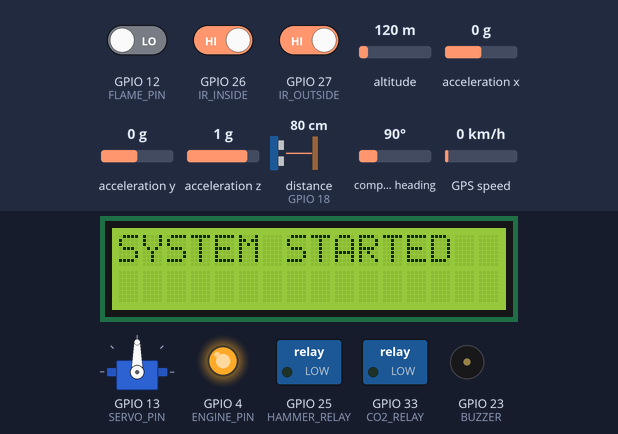
A sketch run on a simulated ESP32. Shown: 16×2 character LCD, servo, switched loads named in the sketch (green lamp = pin HIGH), output pins drawn as LEDs (lit = HIGH), buzzer (waves = sounding, pin HIGH). Inputs (shaded band) come from the test bench; at power-on: distance to the obstacle (sensor on GPIO 18) 80 cm, GPIO 12 (FLAME_PIN) LOW, GPIO 26 (IR_INSIDE) HIGH, GPIO 27 (IR_OUTSIDE) HIGH, altitude 120 m, acceleration x 0 g, acceleration y 0 g, acceleration z 1 g, compass heading 90°, GPS speed 0 km/h. The echo pulse lasts 58.3 µs per cm; the GPS gets a fix after 3 s at 37.7749, -122.4194 with 8 satellites; the modem accepts every AT command (registered, SIM ready, sends succeed) and sends nothing else; pins used as bus, display or sensor lines are not drawn; what the sketch prints to the serial monitor is not drawn.

Above: at 5.1 s.
At 8.2 s:
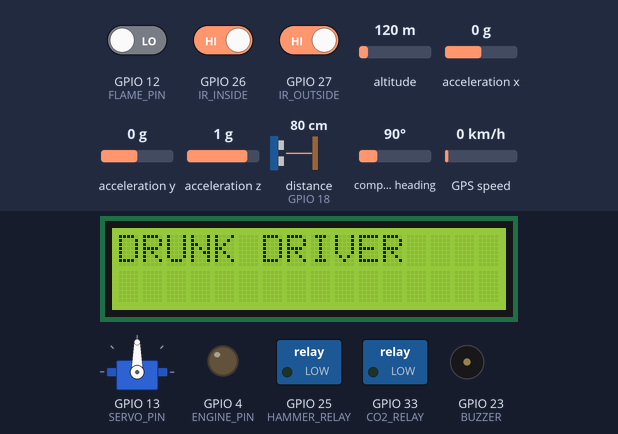
8.3 s: distance to the obstacle (sensor on GPIO 18) set to 54 cm
At 17.1 s:
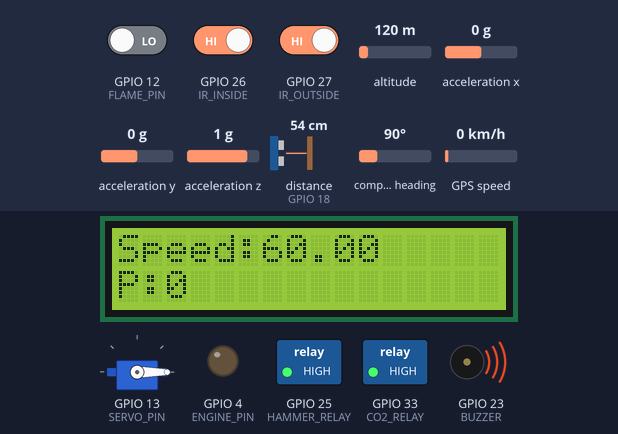
17.5 s: distance to the obstacle (sensor on GPIO 18) set to 45 cm
Timing chart, 0 to 20.5 s (numbered marks = the images above; inputs shaded):
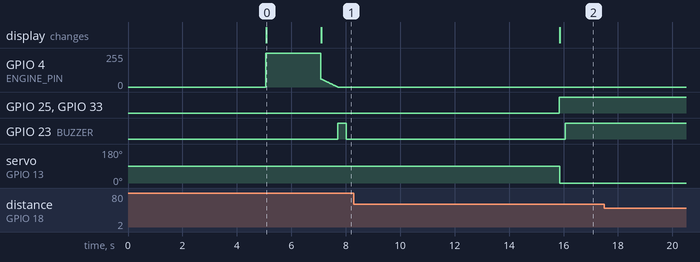

Measured:
- after the input at 17.5 s, every drawn part: stays the same
- what the display in image 0 shows lasts 2.0 s, from 5.1 s to 7.1 s

The sketch:

smart_bus.ino
```cpp
#include <ESP32Servo.h>
#include <Wire.h>
#include <LiquidCrystal_I2C.h>
#include <Adafruit_Sensor.h>
#include <Adafruit_ADXL345_U.h>
#include <TinyGPSPlus.h>
#include <HardwareSerial.h>
TinyGPSPlus gps;
HardwareSerial gpsSerial(1);  // UART1
HardwareSerial gsmSerial(2);  // UART2

String phoneNumber = "+919392379850";
#define ENGINE_PIN 4
#define BUZZER 23
#define HAMMER_RELAY 25
#define CO2_RELAY 33
#define SERVO_PIN 13

#define ALCOHOL_PIN 34
#define SMOKE_PIN 35
#define FLAME_PIN 12
#define RAIN_PIN 14
#define POT_SPEED 32

#define TRIG1 5
#define ECHO1 18

#define IR_OUTSIDE 27
#define IR_INSIDE 26

LiquidCrystal_I2C lcd(0x26, 16, 2);
Adafruit_ADXL345_Unified accel = Adafruit_ADXL345_Unified();
Servo guardServo;

int passengerCount = 0;
float busSpeed = 0;
int enginePWM = 0;
int distance = 0;
int accelPWM;
int alcoholThreshold = 600;
int smokeThreshold = 600;

bool emergencyLock = false;

int engineSpeed = 255;


void setup() {

  Serial.begin(115200);

  Wire.begin(21, 22);
  lcd.init();
  lcd.backlight();

  accel.begin();

  pinMode(ENGINE_PIN, OUTPUT);
  pinMode(BUZZER, OUTPUT);
  pinMode(HAMMER_RELAY, OUTPUT);
  pinMode(CO2_RELAY, OUTPUT);

  pinMode(FLAME_PIN, INPUT);
  pinMode(RAIN_PIN, INPUT);
  pinMode(IR_OUTSIDE, INPUT);
  pinMode(IR_INSIDE, INPUT);

  pinMode(TRIG1, OUTPUT);
  pinMode(ECHO1, INPUT);
  // GPS
  gpsSerial.begin(9600, SERIAL_8N1, 16, 17);

  // GSM
  gsmSerial.begin(9600, SERIAL_8N1, 2, 15);

  delay(3000);

  gsmSerial.println("AT");
  delay(1000);
  gsmSerial.println("AT+CMGF=1");
  delay(1000);

  guardServo.attach(SERVO_PIN);

  analogWrite(ENGINE_PIN, 255);

  lcd.setCursor(0, 0);
  lcd.print("SYSTEM STARTED");
  Serial.println("SYSTEM STARTED");

  delay(2000);
  lcd.clear();
}


void loop() {

  if (emergencyLock) {
    analogWrite(ENGINE_PIN, 0);
    digitalWrite(BUZZER, HIGH);
    return;
  }

  updateSpeedFromPot();
  passengerCounter();
  checkAlcohol();
  checkAccident();
  checkFireAndCO2();
  checkUltrasonic();
  displayStatus();

  delay(200);
}

// ...................SPEED.............
void updateSpeedFromPot() {

  int val = analogRead(POT_SPEED);
  busSpeed = map(val, 0, 4095, 0, 120);

  Serial.print("Speed: ");
  Serial.println(busSpeed);

  analogWrite(ENGINE_PIN, busSpeed);
}
// ---------------- ULTRASONIC ----------------
void checkUltrasonic() {

  digitalWrite(TRIG1, LOW);
  delayMicroseconds(2);
  digitalWrite(TRIG1, HIGH);
  delayMicroseconds(10);
  digitalWrite(TRIG1, LOW);

  long duration = pulseIn(ECHO1, HIGH, 30000);
  distance = duration * 0.034 / 2;

  Serial.print("Ultrasonic Distance: ");
  Serial.println(distance);

  if ((busSpeed < 45 && distance < 20) || (busSpeed > 45 && distance < 50)) {
    guardServo.write(90);
    lcd.clear();
    lcd.setCursor(0, 0);
    lcd.print("Speed:");
    lcd.print(busSpeed);
    lcd.setCursor(0, 1);
    lcd.print("GUARD ACTIVATED ");

  } else {
    guardServo.write(0);
  }
}
// ---------------- DURING RAIN ----------------
void updateEngineFromAccelerator() {

  int rainValue = analogRead(RAIN_PIN);
  int rainLevel = map(rainValue, 0, 4095, 0, 100);

  int speedLimit = busSpeed;

  if (rainLevel > 70) speedLimit = 70;
  else if (rainLevel >= 40 && rainLevel <= 50) speedLimit = 150;

  if (accelPWM > speedLimit)
    enginePWM = speedLimit;
  else
    enginePWM = accelPWM;

  analogWrite(ENGINE_PIN, enginePWM);
}

//....................... PASSENGER COUNT....................
void passengerCounter() {

  static int state = 0;

  if (state == 0 && digitalRead(IR_OUTSIDE) == LOW)
    state = 1;

  else if (state == 0 && digitalRead(IR_INSIDE) == LOW)
    state = 2;

  if (state == 1 && digitalRead(IR_INSIDE) == LOW) {
    passengerCount++;
    Serial.println("Passenger Entered");
    state = 0;
    delay(300);
  }

  if (state == 2 && digitalRead(IR_OUTSIDE) == LOW) {
    if (passengerCount > 0)
      passengerCount--;
    Serial.println("Passenger Exited");
    state = 0;
    delay(300);
  }

  Serial.print("Passenger Count: ");
  Serial.println(passengerCount);

  if (passengerCount > 10)
    triggerEmergency("OVER PASSENGER");
}

//......................... ALCOHOL......................
void checkAlcohol() {

  int alcoholValue = analogRead(ALCOHOL_PIN);

  Serial.print("Alcohol Value: ");
  Serial.println(alcoholValue);

  if (alcoholValue > alcoholThreshold) {
    triggerEmergency("DRUNK DRIVER");
  }
}

// ................ACCIDENT........................
void checkAccident() {

  sensors_event_t event;
  accel.getEvent(&event);

  float totalForce = sqrt(
    event.acceleration.x * event.acceleration.x + event.acceleration.y * event.acceleration.y + event.acceleration.z * event.acceleration.z);

  Serial.print("Acceleration: ");
  Serial.println(totalForce);

  if (totalForce > 12)
    triggerEmergency("ACCIDENT!");
  else
    digitalWrite(BUZZER, LOW);
}

//................ FIRE + SMOKE..............
void checkFireAndCO2() {

  int smokeValue = analogRead(SMOKE_PIN);
  bool flameDetected = (digitalRead(FLAME_PIN) == HIGH);

  Serial.print("Smoke: ");
  Serial.println(smokeValue);

  if (smokeValue > smokeThreshold || flameDetected) {

    digitalWrite(CO2_RELAY, HIGH);
    digitalWrite(HAMMER_RELAY, HIGH);

    triggerEmergency("FIRE DETECTED");
  } else {
    digitalWrite(CO2_RELAY, LOW);
    digitalWrite(HAMMER_RELAY, LOW);
    digitalWrite(BUZZER, LOW);
  }
}

// ..............MASTER EMERGENCY FUNCTION.........
void triggerEmergency(String message) {

  if (emergencyLock) return;

  Serial.println("***** EMERGENCY ACTIVATED *****");
  Serial.println(message);

  lcd.clear();
  lcd.setCursor(0, 0);
  lcd.print(message);

  slowEngineStop();

  sendSMS(message);

  emergencyLock = true;
}
// ...................GPS.............
void updateGPS() {
  while (gpsSerial.available()) {
    gps.encode(gpsSerial.read());
  }
}
void sendSMS(String alertMessage) {

  updateGPS();

  float latitude = gps.location.lat();
  float longitude = gps.location.lng();

  String message = "BUS ALERT!\n";
  message += alertMessage;
  message += "https://maps.google.com/?q=";
  message += String(gps.location.lat(), 6);
  message += ",";
  message += String(gps.location.lng(), 6);
 gsmSerial.println("AT+CMGF=1");
  delay(1000);
  Serial.println("Sending SMS...");

  gsmSerial.print("AT+CMGS=\"");
  gsmSerial.print(phoneNumber);
  gsmSerial.println("\"");
  delay(1000);

  gsmSerial.print(message);
  delay(500);

  gsmSerial.write(26);
  delay(5000);

  Serial.println("SMS Sent!");
}

// ...............ENGINE SLOW STOP............
void slowEngineStop() {

  Serial.println("Engine Slowing Down...");

  for (int i = busSpeed; i >= 0; i--) {
    analogWrite(ENGINE_PIN, i);
    delay(10);
  }

  engineSpeed = 0;
  digitalWrite(BUZZER, HIGH);
  delay(300);
  digitalWrite(BUZZER, LOW);
  delay(300);
  Serial.println("Engine Stopped.");
}
// ....................LCD DISPLAY..........
void displayStatus() {

  lcd.setCursor(0, 0);
  lcd.print("Speed:");
  lcd.print(busSpeed);
  lcd.print("   ");

  lcd.setCursor(0, 1);
  lcd.print("P:");
  lcd.print(passengerCount);
  lcd.print("   ");
}
```
